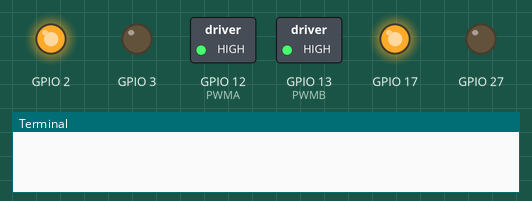
The program below on a simulated Raspberry Pi (BCM pin numbers). Parts: switched loads named in the program (green lamp = pin HIGH), output pins drawn as LEDs (lit = HIGH), the last lines printed to the terminal. At 8.0 s the program stops and its outputs stay as they are.

Above: at 0.1 s.
At 2.1 s:
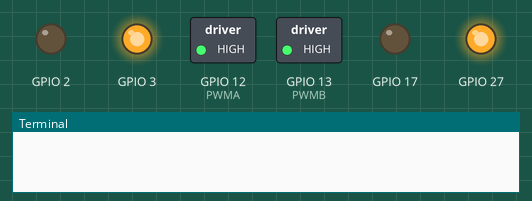
At 4.1 s:
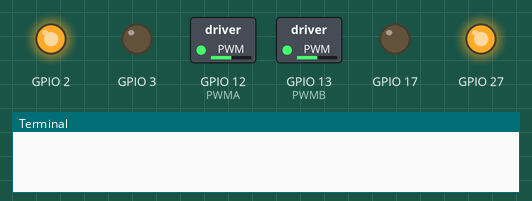
At 6.1 s:
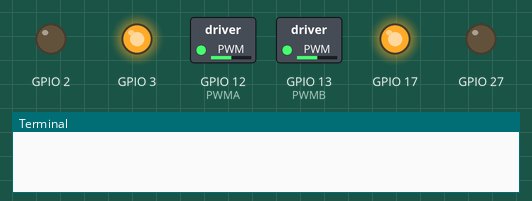
At 8.1 s:
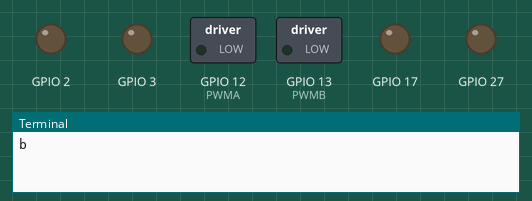
Timing chart, 0 to 9.5 s (numbered marks = the images above):
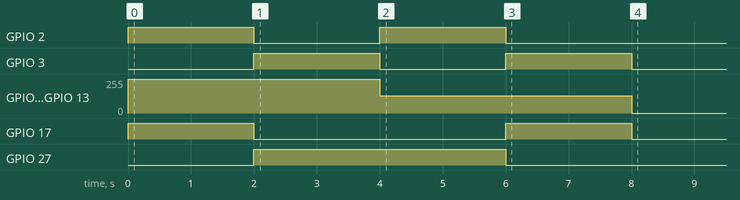

The program:

l298.py
```python
import RPi.GPIO as GPIO
from time import sleep
GPIO.setmode(GPIO.BCM)

#control sorat A , B
GPIO.setup(12,GPIO.OUT)     # ENB
GPIO.setup(13,GPIO.OUT)     # ENA

#motorA Control jahat
GPIO.setup(2,GPIO.OUT)      # IN1
GPIO.setup(3,GPIO.OUT)      # IN2

#motorB Control jahat
GPIO.setup(17,GPIO.OUT)     # IN3
GPIO.setup(27,GPIO.OUT)     # IN4

PWMA = GPIO.PWM(12,100) #motorA
PWMB = GPIO.PWM(13,100) #motorA

#sorat kam
def ls():
    PWMA.start(50)
    PWMB.start(50)
    return
#sorat ziad
def hs():
    PWMA.start(100)
    PWMB.start(100)
    return
# harekat jolo
def hj():
    hs()
    GPIO.output(2,1)
    GPIO.output(17,1)
    GPIO.output(3,0)
    GPIO.output(27,0)
    #sleep (10)
# harekat aghab
def ha():
    hs()
    GPIO.output(2,0)
    GPIO.output(17,0)
    GPIO.output(3,1)
    GPIO.output(27,1)
    #sleep (5)
def stop():
    GPIO.output(2,0)
    GPIO.output(17,0)
    GPIO.output(3,0)
    GPIO.output(27,0)

def ch1():
    ls()
    GPIO.output(2,1)
    GPIO.output(17,0)
    GPIO.output(3,0)
    GPIO.output(27,1)

def ch2():
    ls()
    GPIO.output(2,0)
    GPIO.output(17,1)
    GPIO.output(3,1)
    GPIO.output(27,0)
    #sleep(10)


hj()
sleep (2)
ha()
sleep(2)
ch1()
sleep(2)
ch2()
sleep(2)
GPIO.cleanup()
print ("b")
```

Measured:
- by itself, GPIO 2: alternates HIGH for 2.0 s and LOW for 2.0 s, 4 changes in all, then stays LOW
- by itself, GPIO 3: alternates HIGH for 2.0 s and LOW for 2.0 s
- by itself, GPIO 12 (PWMA), GPIO 13 (PWMB): 0/255 → 255/255 at 0.00 s, → 128/255 4.0 s later, → 0/255 4.0 s later
- by itself, GPIO 17: alternates HIGH for 2.0 s and LOW for 4.0 s
- by itself, GPIO 27: LOW → HIGH at 2.0 s, → LOW 4.0 s later
